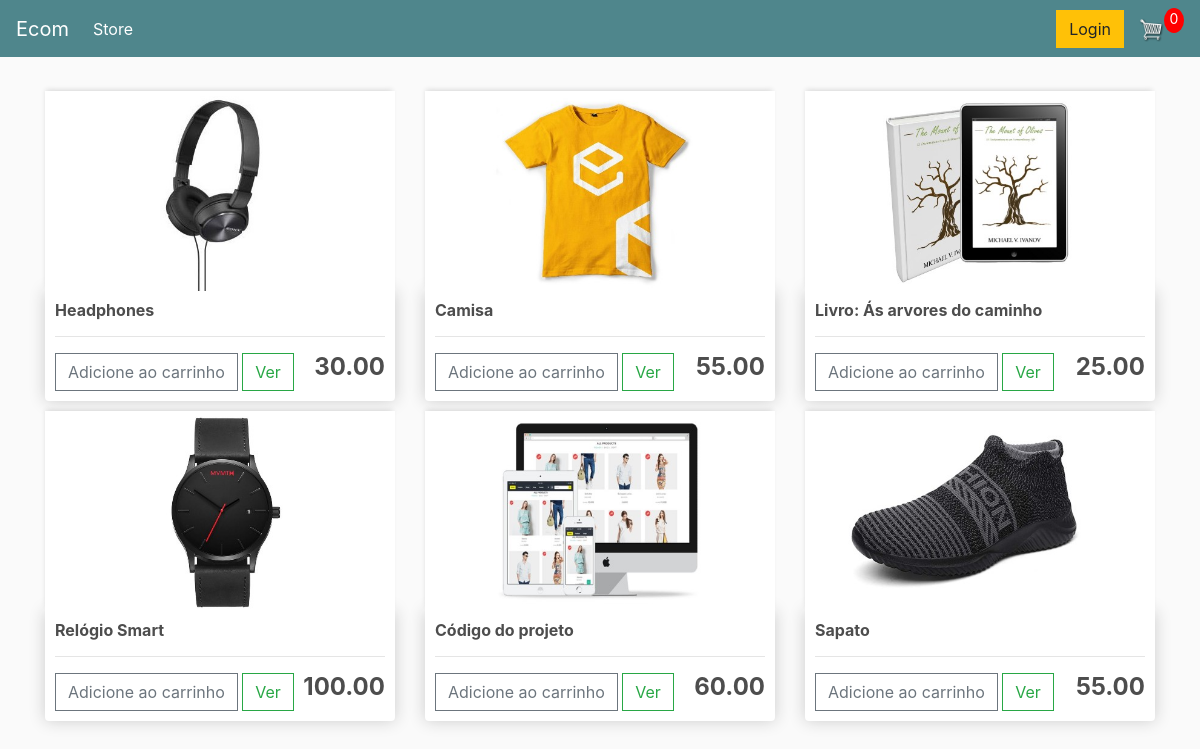
The page / on the database its author committed.
### store/models.py (models this page shows, shortened)
class Product(models.Model):
    name = models.CharField(max_length=200)
    price = models.FloatField()
    digital = models.BooleanField(default=False, null=True, blank=True)
    image = models.ImageField(null=True, blank=True)
    @property
    def imageURL(self):
        try:
            url = self.image.url
        except:
            url = ''
        return url

### store/views.py (the view)
# urls.py: path('', include('store.urls'))
def store(request):
    data = cartData(request)
    cartItems = data['cartItems']
    order = data['order']
    items = data['items']
    products = Product.objects.all() # passa os produtos da modelo Produto na renderização da store
    context = {'products':products, 'cartItems':cartItems}
    return render(request, 'store/store.html', context)

### store/utils.py (called while the page is built, shortened)
def cookieCart(request):
        try:
            cart = json.loads(request.COOKIES['cart'])
        except:
            cart = {}
            print('Carrinho:', cart)
        items = []
        order = {'get_cart_total':0, 'get_cart_items':0, 'shipping':False}
        cartItems = order['get_cart_items']
        return {'cartItems':cartItems, 'order':order, 'items':items}

def cartData(request):
    if request.user.is_authenticated:
        customer = request.user.customer
        order, created = Order.objects.get_or_create(customer = customer, complete = False)
        items = order.orderitem_set.all()
        cartItems = order.get_cart_items
    else:
        cookieData = cookieCart(request)
        cartItems = cookieData['cartItems']
        order = cookieData['order']
        items = cookieData['items']
    return {'cartItems':cartItems, 'order':order, 'items':items}

### store/templates/store/store.html
{% extends 'store/main.html' %}
{% load static %}
{% block content %}
    <div class="row">
        {% for product in products %}
        <div class="col-lg-4">
            <img class="thumbnail" src="{{product.imageURL}}">
            <div class="box-element product">
                <h6><strong>{{product.name}}</strong></h6>
                <hr>
                <button data-product="{{product.id}}" data-action="add" class="btn btn-outline-secondary add-btn update-cart">Adicione ao carrinho</button>
                <a class="btn btn-outline-success" href="#">Ver</a>
                <h4 style="float: right"><strong>{{product.price|floatformat:2}}</strong></h4>
            </div>
        </div>
         {% endfor %}
    </div>
{% endblock content %}

### store/templates/store/main.html (shortened to what this page needs)
<!DOCTYPE html>
{% load static %}
<html>
<head>
	<link rel="stylesheet" href="https://stackpath.bootstrapcdn.com/bootstrap/4.4.1/css/bootstrap.min.css">
	<link rel="stylesheet" type="text/css" href="{% static 'css/main.css' %}">
</head>
<body>
	<nav class="navbar navbar-expand-lg navbar-dark bg-dark">
	  <a class="navbar-brand" href="{% url 'store' %}">Ecom</a>
	  <div class="collapse navbar-collapse" id="navbarSupportedContent">
	    <ul class="navbar-nav mr-auto">
	      <li class="nav-item active">
	        <a class="nav-link" href="{% url 'store' %}">Store <span class="sr-only">(current)</span></a>
	      </li>
	    </ul>
	    <div class="form-inline my-2 my-lg-0">
	     	<a href="#"class="btn btn-warning">Login</a>
	     	<a href="{% url 'cart' %}">
	    		<img  id="cart-icon" src="{% static 'images/cart.png' %}">
	    	</a>
	    	<p id="cart-total">{{ cartItems }}</p>
	    </div>
	  </div>
	</nav>
     <div class="container">
            <br>
            {% block content %}
            {% endblock content %}
         </div>
</body>
</html>

### static/css/main.css (style rules this page uses)
body { background-color: hsl(0, 0%, 98%); }
h1,h2,h3,h4,h5,h6 { color:hsl(0, 0%, 30%); }
.box-element { box-shadow:hsl(0, 0%, 80%) 0 0 16px; background-color: #fff; border-radius: 4px; padding: 10px; }
.thumbnail { width: 100%; height: 200px; -webkit-box-shadow: -1px -3px 5px -2px rgba(214,214,214,1); -moz-box-shadow: -1px -3px 5px -2px rgba(214,214,214,1); box-shadow: -1px -3px 5px -2px rgba(214,214,214,1); }
.product { border-radius: 0 0 4px 4px; }
.bg-dark { background-color: #4f868c!important; }
#cart-icon { width:25px; display: inline-block; margin-left: 15px; }
#cart-total { display: block; text-align: center; color:#fff; background-color: red; width: 20px; height: 25px; border-radius: 50%; font-size: 14px; }
.col-lg-4, .col-lg-6, .col-lg-8, .col-lg-12 { margin-top: 10px; }
.btn { border-radius: 0; }

### rows shown on the page
Product: imageURL (picture), name "Headphones", price "30.00"
Product: imageURL (picture), name "Camisa", price "55.00"
Product: imageURL (picture), name "Livro: Ás arvores do caminho", price "25.00"
Product: imageURL (picture), name "Relógio Smart", price "100.00"
Product: imageURL (picture), name "Código do projeto", price "60.00"
Product: imageURL (picture), name "Sapato", price "55.00"

### other values the page prints
{{ cartItems }} "0"
